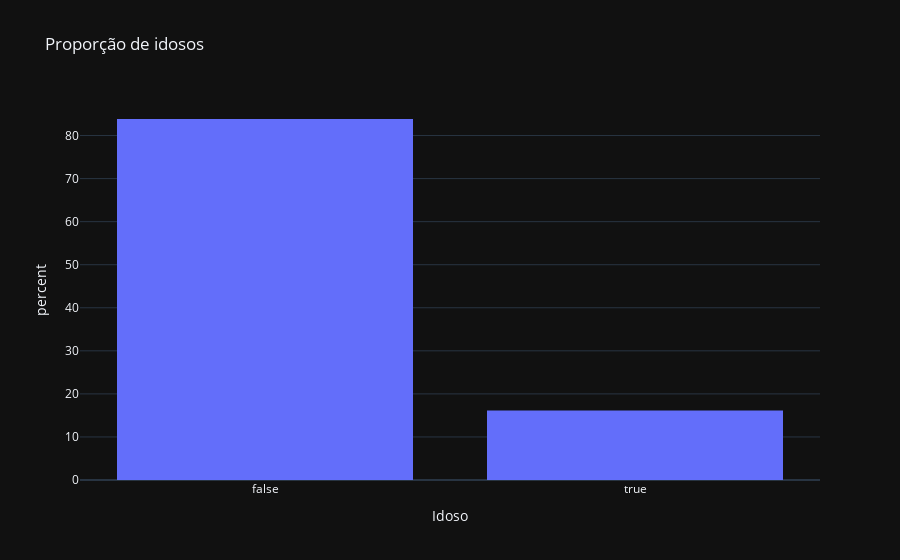

Notebook code for this chart:
### Code cell
fig = px.histogram(df, x = 'Idoso',
                   title= 'Proporção de idosos',
                   histnorm = 'percent')
fig.show()

### Figure 1 — Plotly figure (JSON) as saved in the notebook; plotly's stock layout.template omitted (floating-point values rounded to 4 significant figures; data arrays with more than 128 entries replaced by an {"elided": "..."} marker saying what was removed)
{"data": [{"bingroup": "x", "histnorm": "percent", "hovertemplate": "Idoso=%{x}<br>percent=%{y}<extra></extra>", "legendgroup": "", "marker": {"color": "#636efa", "pattern": {"shape": ""}}, "name": "", "orientation": "v", "showlegend": false, "x": {"elided": "2488 bool values"}, "xaxis": "x", "yaxis": "y", "type": "histogram"}], "layout": {"xaxis": {"anchor": "y", "domain": [0.0, 1.0], "title": {"text": "Idoso"}}, "yaxis": {"anchor": "x", "domain": [0.0, 1.0], "title": {"text": "percent"}}, "legend": {"tracegroupgap": 0}, "title": {"text": "Proporção de idosos"}, "barmode": "relative"}}
